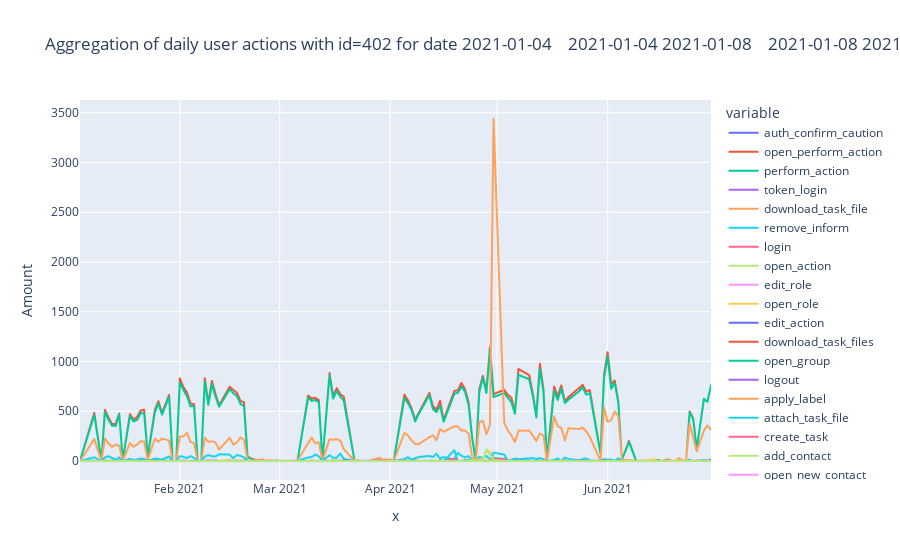

The notebook cell saved with this chart:
### Code cell
year = new_df.index.get_level_values('date').to_series()
px.line(new_df, x=new_df.index.get_level_values('date'), y=new_df.columns.tolist()[1:],
        labels={'date': 'Date', 'value': 'Amount'}, title=f'Aggregation of daily user actions with id={acc} for {year}')
# new_df

### Figure 1 — Plotly figure (JSON) as saved in the notebook; plotly's stock layout.template omitted (floating-point values rounded to 4 significant figures; data arrays with more than 128 entries replaced by an {"elided": "..."} marker saying what was removed)
{"data": [{"hovertemplate": "variable=auth_confirm_caution<br>x=%{x}<br>Amount=%{y}<extra></extra>", "legendgroup": "auth_confirm_caution", "line": {"color": "#636efa", "dash": "solid"}, "marker": {"symbol": "circle"}, "mode": "lines", "name": "auth_confirm_caution", "showlegend": true, "type": "scattergl", "x": {"elided": "137 str values"}, "xaxis": "x", "y": {"elided": "137 int values"}, "yaxis": "y"}, {"hovertemplate": "variable=open_perform_action<br>x=%{x}<br>Amount=%{y}<extra></extra>", "legendgroup": "open_perform_action", "line": {"color": "#EF553B", "dash": "solid"}, "marker": {"symbol": "circle"}, "mode": "lines", "name": "open_perform_action", "showlegend": true, "type": "scattergl", "x": {"elided": "137 str values"}, "xaxis": "x", "y": {"elided": "137 int values"}, "yaxis": "y"}, {"hovertemplate": "variable=perform_action<br>x=%{x}<br>Amount=%{y}<extra></extra>", "legendgroup": "perform_action", "line": {"color": "#00cc96", "dash": "solid"}, "marker": {"symbol": "circle"}, "mode": "lines", "name": "perform_action", "showlegend": true, "type": "scattergl", "x": {"elided": "137 str values"}, "xaxis": "x", "y": {"elided": "137 int values"}, "yaxis": "y"}, {"hovertemplate": "variable=token_login<br>x=%{x}<br>Amount=%{y}<extra></extra>", "legendgroup": "token_login", "line": {"color": "#ab63fa", "dash": "solid"}, "marker": {"symbol": "circle"}, "mode": "lines", "name": "token_login", "showlegend": true, "type": "scattergl", "x": {"elided": "137 str values"}, "xaxis": "x", "y": {"elided": "137 int values"}, "yaxis": "y"}, {"hovertemplate": "variable=download_task_file<br>x=%{x}<br>Amount=%{y}<extra></extra>", "legendgroup": "download_task_file", "line": {"color": "#FFA15A", "dash": "solid"}, "marker": {"symbol": "circle"}, "mode": "lines", "name": "download_task_file", "showlegend": true, "type": "scattergl", "x": {"elided": "137 str values"}, "xaxis": "x", "y": {"elided": "137 int values"}, "yaxis": "y"}, {"hovertemplate": "variable=remove_inform<br>x=%{x}<br>Amount=%{y}<extra></extra>", "legendgroup": "remove_inform", "line": {"color": "#19d3f3", "dash": "solid"}, "marker": {"symbol": "circle"}, "mode": "lines", "name": "remove_inform", "showlegend": true, "type": "scattergl", "x": {"elided": "137 str values"}, "xaxis": "x", "y": {"elided": "137 int values"}, "yaxis": "y"}, {"hovertemplate": "variable=login<br>x=%{x}<br>Amount=%{y}<extra></extra>", "legendgroup": "login", "line": {"color": "#FF6692", "dash": "solid"}, "marker": {"symbol": "circle"}, "mode": "lines", "name": "login", "showlegend": true, "type": "scattergl", "x": {"elided": "137 str values"}, "xaxis": "x", "y": {"elided": "137 int values"}, "yaxis": "y"}, {"hovertemplate": "variable=open_action<br>x=%{x}<br>Amount=%{y}<extra></extra>", "legendgroup": "open_action", "line": {"color": "#B6E880", "dash": "solid"}, "marker": {"symbol": "circle"}, "mode": "lines", "name": "open_action", "showlegend": true, "type": "scattergl", "x": {"elided": "137 str values"}, "xaxis": "x", "y": {"elided": "137 int values"}, "yaxis": "y"}, {"hovertemplate": "variable=edit_role<br>x=%{x}<br>Amount=%{y}<extra></extra>", "legendgroup": "edit_role", "line": {"color": "#FF97FF", "dash": "solid"}, "marker": {"symbol": "circle"}, "mode": "lines", "name": "edit_role", "showlegend": true, "type": "scattergl", "x": {"elided": "137 str values"}, "xaxis": "x", "y": {"elided": "137 int values"}, "yaxis": "y"}, {"hovertemplate": "variable=open_role<br>x=%{x}<br>Amount=%{y}<extra></extra>", "legendgroup": "open_role", "line": {"color": "#FECB52", "dash": "solid"}, "marker": {"symbol": "circle"}, "mode": "lines", "name": "open_role", "showlegend": true, "type": "scattergl", "x": {"elided": "137 str values"}, "xaxis": "x", "y": {"elided": "137 int values"}, "yaxis": "y"}, {"hovertemplate": "variable=edit_action<br>x=%{x}<br>Amount=%{y}<extra></extra>", "legendgroup": "edit_action", "line": {"color": "#636efa", "dash": "solid"}, "marker": {"symbol": "circle"}, "mode": "lines", "name": "edit_action", "showlegend": true, "type": "scattergl", "x": {"elided": "137 str values"}, "xaxis": "x", "y": {"elided": "137 int values"}, "yaxis": "y"}, {"hovertemplate": "variable=download_task_files<br>x=%{x}<br>Amount=%{y}<extra></extra>", "legendgroup": "download_task_files", "line": {"color": "#EF553B", "dash": "solid"}, "marker": {"symbol": "circle"}, "mode": "lines", "name": "download_task_files", "showlegend": true, "type": "scattergl", "x": {"elided": "137 str values"}, "xaxis": "x", "y": {"elided": "137 int values"}, "yaxis": "y"}, {"hovertemplate": "variable=open_group<br>x=%{x}<br>Amount=%{y}<extra></extra>", "legendgroup": "open_group", "line": {"color": "#00cc96", "dash": "solid"}, "marker": {"symbol": "circle"}, "mode": "lines", "name": "open_group", "showlegend": true, "type": "scattergl", "x": {"elided": "137 str values"}, "xaxis": "x", "y": {"elided": "137 int values"}, "yaxis": "y"}, {"hovertemplate": "variable=logout<br>x=%{x}<br>Amount=%{y}<extra></extra>", "legendgroup": "logout", "line": {"color": "#ab63fa", "dash": "solid"}, "marker": {"symbol": "circle"}, "mode": "lines", "name": "logout", "showlegend": true, "type": "scattergl", "x": {"elided": "137 str values"}, "xaxis": "x", "y": {"elided": "137 int values"}, "yaxis": "y"}, {"hovertemplate": "variable=apply_label<br>x=%{x}<br>Amount=%{y}<extra></extra>", "legendgroup": "apply_label", "line": {"color": "#FFA15A", "dash": "solid"}, "marker": {"symbol": "circle"}, "mode": "lines", "name": "apply_label", "showlegend": true, "type": "scattergl", "x": {"elided": "137 str values"}, "xaxis": "x", "y": {"elided": "137 int values"}, "yaxis": "y"}, {"hovertemplate": "variable=attach_task_file<br>x=%{x}<br>Amount=%{y}<extra></extra>", "legendgroup": "attach_task_file", "line": {"color": "#19d3f3", "dash": "solid"}, "marker": {"symbol": "circle"}, "mode": "lines", "name": "attach_task_file", "showlegend": true, "type": "scattergl", "x": {"elided": "137 str values"}, "xaxis": "x", "y": {"elided": "137 int values"}, "yaxis": "y"}, {"hovertemplate": "variable=create_task<br>x=%{x}<br>Amount=%{y}<extra></extra>", "legendgroup": "create_task", "line": {"color": "#FF6692", "dash": "solid"}, "marker": {"symbol": "circle"}, "mode": "lines", "name": "create_task", "showlegend": true, "type": "scattergl", "x": {"elided": "137 str values"}, "xaxis": "x", "y": {"elided": "137 int values"}, "yaxis": "y"}, {"hovertemplate": "variable=add_contact<br>x=%{x}<br>Amount=%{y}<extra></extra>", "legendgroup": "add_contact", "line": {"color": "#B6E880", "dash": "solid"}, "marker": {"symbol": "circle"}, "mode": "lines", "name": "add_contact", "showlegend": true, "type": "scattergl", "x": {"elided": "137 str values"}, "xaxis": "x", "y": {"elided": "137 int values"}, "yaxis": "y"}, {"hovertemplate": "variable=open_new_contact<br>x=%{x}<br>Amount=%{y}<extra></extra>", "legendgroup": "open_new_contact", "line": {"color": "#FF97FF", "dash": "solid"}, "marker": {"symbol": "circle"}, "mode": "lines", "name": "open_new_contact", "showlegend": true, "type": "scattergl", "x": {"elided": "137 str values"}, "xaxis": "x", "y": {"elided": "137 int values"}, "yaxis": "y"}, {"hovertemplate": "variable=open_profile<br>x=%{x}<br>Amount=%{y}<extra></extra>", "legendgroup": "open_profile", "line": {"color": "#FECB52", "dash": "solid"}, "marker": {"symbol": "circle"}, "mode": "lines", "name": "open_profile", "showlegend": true, "type": "scattergl", "x": {"elided": "137 str values"}, "xaxis": "x", "y": {"elided": "137 int values"}, "yaxis": "y"}, {"hovertemplate": "variable=open_workflow<br>x=%{x}<br>Amount=%{y}<extra></extra>", "legendgroup": "open_workflow", "line": {"color": "#636efa", "dash": "solid"}, "marker": {"symbol": "circle"}, "mode": "lines", "name": "open_workflow", "showlegend": true, "type": "scattergl", "x": {"elided": "137 str values"}, "xaxis": "x", "y": {"elided": "137 int values"}, "yaxis": "y"}, {"hovertemplate": "variable=edit_group<br>x=%{x}<br>Amount=%{y}<extra></extra>", "legendgroup": "edit_group", "line": {"color": "#EF553B", "dash": "solid"}, "marker": {"symbol": "circle"}, "mode": "lines", "name": "edit_group", "showlegend": true, "type": "scattergl", "x": {"elided": "137 str values"}, "xaxis": "x", "y": {"elided": "137 int values"}, "yaxis": "y"}, {"hovertemplate": "variable=edit_workflow<br>x=%{x}<br>Amount=%{y}<extra></extra>", "legendgroup": "edit_workflow", "line": {"color": "#00cc96", "dash": "solid"}, "marker": {"symbol": "circle"}, "mode": "lines", "name": "edit_workflow", "showlegend": true, "type": "scattergl", "x": {"elided": "137 str values"}, "xaxis": "x", "y": {"elided": "137 int values"}, "yaxis": "y"}, {"hovertemplate": "variable=open_new_role<br>x=%{x}<br>Amount=%{y}<extra></extra>", "legendgroup": "open_new_role", "line": {"color": "#ab63fa", "dash": "solid"}, "marker": {"symbol": "circle"}, "mode": "lines", "name": "open_new_role", "showlegend": true, "type": "scattergl", "x": {"elided": "137 str values"}, "xaxis": "x", "y": {"elided": "137 int values"}, "yaxis": "y"}, {"hovertemplate": "variable=edit_contact<br>x=%{x}<br>Amount=%{y}<extra></extra>", "legendgroup": "edit_contact", "line": {"color": "#FFA15A", "dash": "solid"}, "marker": {"symbol": "circle"}, "mode": "lines", "name": "edit_contact", "showlegend": true, "type": "scattergl", "x": {"elided": "137 str values"}, "xaxis": "x", "y": {"elided": "137 int values"}, "yaxis": "y"}, {"hovertemplate": "variable=open_contact<br>x=%{x}<br>Amount=%{y}<extra></extra>", "legendgroup": "open_contact", "line": {"color": "#19d3f3", "dash": "solid"}, "marker": {"symbol": "circle"}, "mode": "lines", "name": "open_contact", "showlegend": true, "type": "scattergl", "x": {"elided": "137 str values"}, "xaxis": "x", "y": {"elided": "137 int values"}, "yaxis": "y"}, {"hovertemplate": "variable=open_status<br>x=%{x}<br>Amount=%{y}<extra></extra>", "legendgroup": "open_status", "line": {"color": "#FF6692", "dash": "solid"}, "marker": {"symbol": "circle"}, "mode": "lines", "name": "open_status", "showlegend": true, "type": "scattergl", "x": {"elided": "137 str values"}, "xaxis": "x", "y": {"elided": "137 int values"}, "yaxis": "y"}, {"hovertemplate": "variable=suspend_role<br>x=%{x}<br>Amount=%{y}<extra></extra>", "legendgroup": "suspend_role", "line": {"color": "#B6E880", "dash": "solid"}, "marker": {"symbol": "circle"}, "mode": "lines", "name": "suspend_role", "showlegend": true, "type": "scattergl", "x": {"elided": "137 str values"}, "xaxis": "x", "y": {"elided": "137 int values"}, "yaxis": "y"}, {"hovertemplate": "variable=adm_open_settings<br>x=%{x}<br>Amount=%{y}<extra></extra>", "legendgroup": "adm_open_settings", "line": {"color": "#FF97FF", "dash": "solid"}, "marker": {"symbol": "circle"}, "mode": "lines", "name": "adm_open_settings", "showlegend": true, "type": "scattergl", "x": {"elided": "137 str values"}, "xaxis": "x", "y": {"elided": "137 int values"}, "yaxis": "y"}, {"hovertemplate": "variable=open_account<br>x=%{x}<br>Amount=%{y}<extra></extra>", "legendgroup": "open_account", "line": {"color": "#FECB52", "dash": "solid"}, "marker": {"symbol": "circle"}, "mode": "lines", "name": "open_account", "showlegend": true, "type": "scattergl", "x": {"elided": "137 str values"}, "xaxis": "x", "y": {"elided": "137 int values"}, "yaxis": "y"}, {"hovertemplate": "variable=add_account<br>x=%{x}<br>Amount=%{y}<extra></extra>", "legendgroup": "add_account", "line": {"color": "#636efa", "dash": "solid"}, "marker": {"symbol": "circle"}, "mode": "lines", "name": "add_account", "showlegend": true, "type": "scattergl", "x": {"elided": "137 str values"}, "xaxis": "x", "y": {"elided": "137 int values"}, "yaxis": "y"}, {"hovertemplate": "variable=add_role<br>x=%{x}<br>Amount=%{y}<extra></extra>", "legendgroup": "add_role", "line": {"color": "#EF553B", "dash": "solid"}, "marker": {"symbol": "circle"}, "mode": "lines", "name": "add_role", "showlegend": true, "type": "scattergl", "x": {"elided": "137 str values"}, "xaxis": "x", "y": {"elided": "137 int values"}, "yaxis": "y"}, {"hovertemplate": "variable=edit_account<br>x=%{x}<br>Amount=%{y}<extra></extra>", "legendgroup": "edit_account", "line": {"color": "#00cc96", "dash": "solid"}, "marker": {"symbol": "circle"}, "mode": "lines", "name": "edit_account", "showlegend": true, "type": "scattergl", "x": {"elided": "137 str values"}, "xaxis": "x", "y": {"elided": "137 int values"}, "yaxis": "y"}, {"hovertemplate": "variable=open_new_account<br>x=%{x}<br>Amount=%{y}<extra></extra>", "legendgroup": "open_new_account", "line": {"color": "#ab63fa", "dash": "solid"}, "marker": {"symbol": "circle"}, "mode": "lines", "name": "open_new_account", "showlegend": true, "type": "scattergl", "x": {"elided": "137 str values"}, "xaxis": "x", "y": {"elided": "137 int values"}, "yaxis": "y"}, {"hovertemplate": "variable=edit_account_uname<br>x=%{x}<br>Amount=%{y}<extra></extra>", "legendgroup": "edit_account_uname", "line": {"color": "#FFA15A", "dash": "solid"}, "marker": {"symbol": "circle"}, "mode": "lines", "name": "edit_account_uname", "showlegend": true, "type": "scattergl", "x": {"elided": "137 str values"}, "xaxis": "x", "y": {"elided": "137 int values"}, "yaxis": "y"}, {"hovertemplate": "variable=remove_account<br>x=%{x}<br>Amount=%{y}<extra></extra>", "legendgroup": "remove_account", "line": {"color": "#19d3f3", "dash": "solid"}, "marker": {"symbol": "circle"}, "mode": "lines", "name": "remove_account", "showlegend": true, "type": "scattergl", "x": {"elided": "137 str values"}, "xaxis": "x", "y": {"elided": "137 int values"}, "yaxis": "y"}, {"hovertemplate": "variable=suspend_account<br>x=%{x}<br>Amount=%{y}<extra></extra>", "legendgroup": "suspend_account", "line": {"color": "#FF6692", "dash": "solid"}, "marker": {"symbol": "circle"}, "mode": "lines", "name": "suspend_account", "showlegend": true, "type": "scattergl", "x": {"elided": "137 str values"}, "xaxis": "x", "y": {"elided": "137 int values"}, "yaxis": "y"}, {"hovertemplate": "variable=set_new_pass<br>x=%{x}<br>Amount=%{y}<extra></extra>", "legendgroup": "set_new_pass", "line": {"color": "#B6E880", "dash": "solid"}, "marker": {"symbol": "circle"}, "mode": "lines", "name": "set_new_pass", "showlegend": true, "type": "scattergl", "x": {"elided": "137 str values"}, "xaxis": "x", "y": {"elided": "137 int values"}, "yaxis": "y"}], "layout": {"legend": {"title": {"text": "variable"}, "tracegroupgap": 0}, "title": {"text": "Aggregation of daily user actions with id=402 for date\n2021-01-04    2021-01-04\n2021-01-08    2021-01-08\n2021-01-10    2021-01-10\n2021-01-11    2021-01-11\n2021-01-12    2021-01-12\n                 ...    \n2021-06-25    2021-06-25\n2021-06-26    2021-06-26\n2021-06-28    2021-06-28\n2021-06-29    2021-06-29\n2021-06-30    2021-06-30\nName: date, Length: 137, dtype: object"}, "xaxis": {"anchor": "y", "domain": [0, 1], "title": {"text": "x"}}, "yaxis": {"anchor": "x", "domain": [0, 1], "title": {"text": "Amount"}}}}
